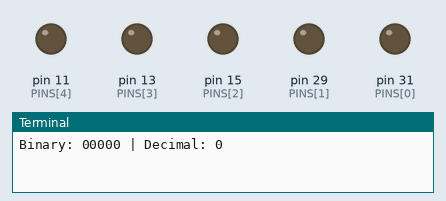
Bench run of a program on a simulated Raspberry Pi (header pin numbers). On the bench: output pins drawn as LEDs (lit = HIGH), the last lines printed to the terminal. At 24.0 s the program stops and its outputs stay as they are.

Above: at 0.1 s.
At 2.3 s:
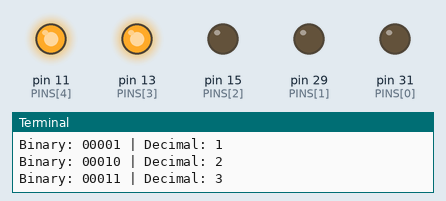
At 5.3 s:
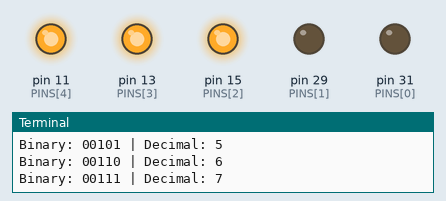
At 11.3 s:
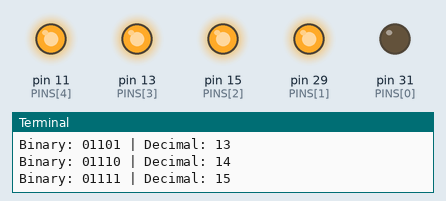
At 17.3 s:
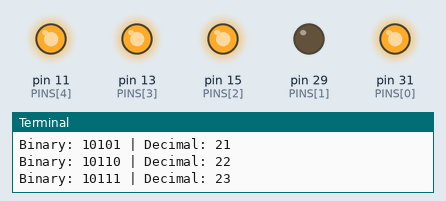
At 23.3 s:
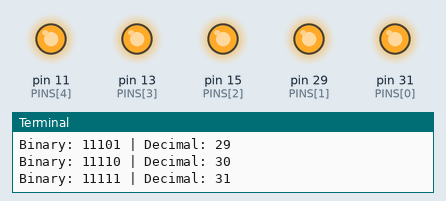
Timing chart, 0 to 25.5 s (numbered marks = the images above):
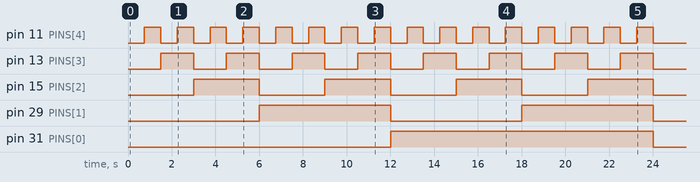

Measured:
- by itself, pin 11 (PINS[4]): alternates HIGH for 0.75 s and LOW for 0.75 s, 32 changes in all, then stays LOW
- by itself, pin 13 (PINS[3]): alternates HIGH for 1.5 s and LOW for 1.5 s
- by itself, pin 15 (PINS[2]): alternates HIGH for 3.0 s and LOW for 3.0 s
- by itself, pin 29 (PINS[1]): alternates HIGH for 6.0 s and LOW for 6.0 s
- by itself, pin 31 (PINS[0]): LOW → HIGH at 12.0 s, → LOW 12.0 s later

The program:

counter.py
```python
import RPi.GPIO as GPIO
import time

GPIO.setmode(GPIO.BOARD)

PINS = [31, 29, 15, 13, 11]
GPIO.setup(PINS, GPIO.OUT, initial=GPIO.LOW)

def display_binary(num):
    for i in range(5):
        bit_value = (num >> i) & 1
        GPIO.output(PINS[4 - i], bit_value)


for num in range (32):
    display_binary(num)
    print(f"Binary: {format(num, '05b')} | Decimal: {num}")
    time.sleep(0.75)


GPIO.cleanup()
print('Program completed! ')
```
